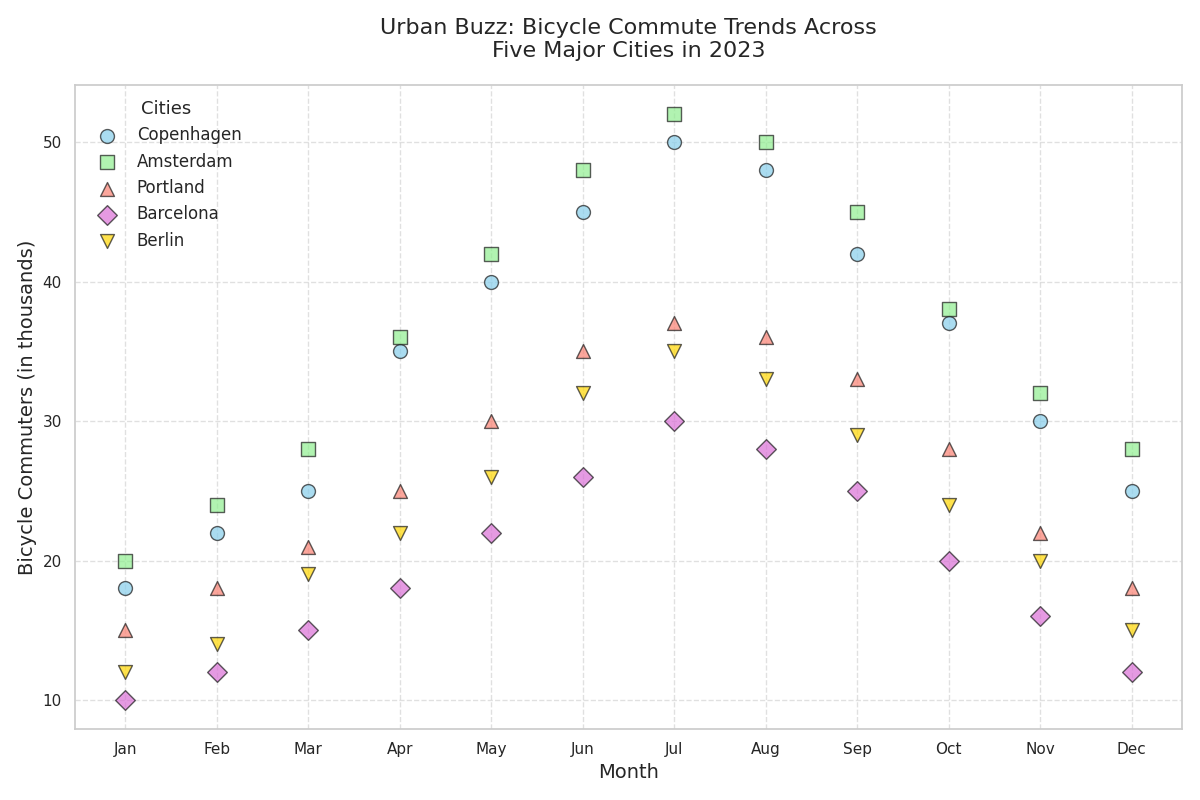

Source code (Python):
import matplotlib.pyplot as plt
import numpy as np

months = np.array(['Jan', 'Feb', 'Mar', 'Apr', 'May', 'Jun', 
                   'Jul', 'Aug', 'Sep', 'Oct', 'Nov', 'Dec'])

# Updated bicycle commuter data (thousands) with Berlin data added
copenhagen_commuters = np.array([18, 22, 25, 35, 40, 45, 50, 48, 42, 37, 30, 25])
amsterdam_commuters = np.array([20, 24, 28, 36, 42, 48, 52, 50, 45, 38, 32, 28])
portland_commuters = np.array([15, 18, 21, 25, 30, 35, 37, 36, 33, 28, 22, 18])
barcelona_commuters = np.array([10, 12, 15, 18, 22, 26, 30, 28, 25, 20, 16, 12])
berlin_commuters = np.array([12, 14, 19, 22, 26, 32, 35, 33, 29, 24, 20, 15])

fig, ax = plt.subplots(figsize=(12, 8))

# Plot the data for each city with different styles, including Berlin
ax.scatter(months, copenhagen_commuters, label='Copenhagen', color='skyblue', marker='o', s=100, alpha=0.7, edgecolors='k')
ax.scatter(months, amsterdam_commuters, label='Amsterdam', color='lightgreen', marker='s', s=100, alpha=0.7, edgecolors='k')
ax.scatter(months, portland_commuters, label='Portland', color='salmon', marker='^', s=100, alpha=0.7, edgecolors='k')
ax.scatter(months, barcelona_commuters, label='Barcelona', color='orchid', marker='D', s=100, alpha=0.7, edgecolors='k')
ax.scatter(months, berlin_commuters, label='Berlin', color='gold', marker='v', s=100, alpha=0.7, edgecolors='k')

ax.set_title('Urban Buzz: Bicycle Commute Trends Across\nFive Major Cities in 2023', fontsize=16, pad=20)
ax.set_xlabel('Month', fontsize=14)
ax.set_ylabel('Bicycle Commuters (in thousands)', fontsize=14)

ax.grid(True, linestyle='--', alpha=0.6)
ax.legend(title='Cities', fontsize=12, loc='upper left', title_fontsize='13', frameon=False)

plt.tight_layout()
plt.show()
